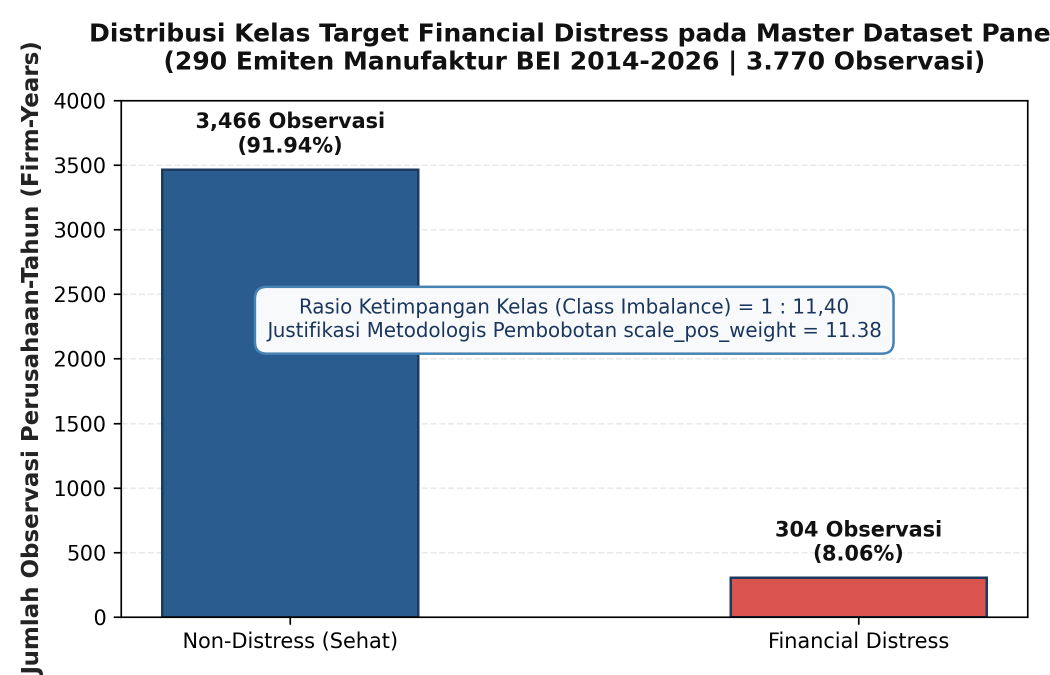
#> input picture reports/gambar_google_colab/standalone_plots/distribusi_target_imbalance.png, 2100 x 1350 px, found by its file name (shown at 1/2 size)
$ python test_colab_renderer.py
#> lines starting #> are read from the running program, lines starting #| are printed output that depends on the picture
import os
import re
from PIL import Image, ImageDraw, ImageFont

FONT_CONSOLA = r'C:\Windows\Fonts\consola.ttf'
FONT_CONSOLAB = r'C:\Windows\Fonts\consolab.ttf'
FONT_ARIAL = r'C:\Windows\Fonts\arial.ttf'
FONT_ARIALBD = r'C:\Windows\Fonts\arialbd.ttf'

def get_font(path, size):
    try:
        return ImageFont.truetype(path, size)
    except:
        return ImageFont.load_default()

font_ui_title = get_font(FONT_ARIALBD, 15)
font_ui_sub = get_font(FONT_ARIAL, 12)
font_ui_bold = get_font(FONT_ARIALBD, 12)
font_menu = get_font(FONT_ARIAL, 13)
font_code = get_font(FONT_CONSOLA, 14)
font_code_bold = get_font(FONT_CONSOLAB, 14)
font_output = get_font(FONT_CONSOLA, 13.5)
font_lineno = get_font(FONT_CONSOLA, 12)

def tokenize_python_line(line):
    if line.strip().startswith('#'):
        return [(line, '#008000', False)]

    keywords = {'import', 'from', 'as', 'def', 'return', 'class', 'if', 'elif', 'else',
                'for', 'while', 'in', 'try', 'except', 'finally', 'with', 'lambda',
                'True', 'False', 'None', 'and', 'or', 'not', 'is', 'pass', 'break', 'continue'}

    pattern = r"(\"\"\"[\s\S]*?\"\"\"|'''[\s\S]*?'''|\"[^\"]*\"|'[^']*'|#[^\n]*|\b[A-Za-z_][A-Za-z0-9_]*\b|\b\d+\.?\d*\b|\s+|[^\w\s])"
    parts = re.findall(pattern, line)
    tokens = []
    for p in parts:
        if p.startswith('#'):
            tokens.append((p, '#008000', False))
        elif (p.startswith('"') and p.endswith('"')) or (p.startswith("'") and p.endswith("'")):
            tokens.append((p, '#A31515', False))
        elif p in keywords:
            tokens.append((p, '#AF00DB', True))
        elif p.isdigit() or re.match(r'^\d+\.\d+$', p):
            tokens.append((p, '#098658', False))
        elif p in {'(', ')', '[', ']', '{', '}', ':', ',', '.', '=', '+', '-', '*', '/', '%', '>', '<', '!'}:
            tokens.append((p, '#000000', False))
        else:
            tokens.append((p, '#202124', False))
    return tokens

def render_colab_cell(
    execution_num,
    code_lines,
    output_lines=None,
    output_image_path=None,
    cell_title=None,
    execution_time="0s",
    output_path="test_colab_cell.png",
    width=1120
):
    # Calculate code block height
#> called with execution_num = 1, execution_time = '1s', width = 1120
    line_height_code = 22
    code_height = max(len(code_lines) * line_height_code + 24, 60)

    # Calculate output block height
    line_height_out = 20
    text_out_height = 0
    if output_lines:
        text_out_height = len(output_lines) * line_height_out + 20

    img_out_height = 0
    img_to_paste = None
    if output_image_path and os.path.exists(output_image_path):
        img_to_paste = Image.open(output_image_path)
#> img_to_paste is the input picture: PIL image 2100x1350 RGBA; mean R, G, B, A 209.6, 215.5, 223.5, 255
        # Scale image to fit within width - 80px
        max_img_w = width - 120
        if img_to_paste.width > max_img_w:
            ratio = max_img_w / img_to_paste.width
#> ratio = 0.476
            new_w = max_img_w
            new_h = int(img_to_paste.height * ratio)
#> new_h = 642
            img_to_paste = img_to_paste.resize((new_w, new_h), Image.Resampling.LANCZOS)
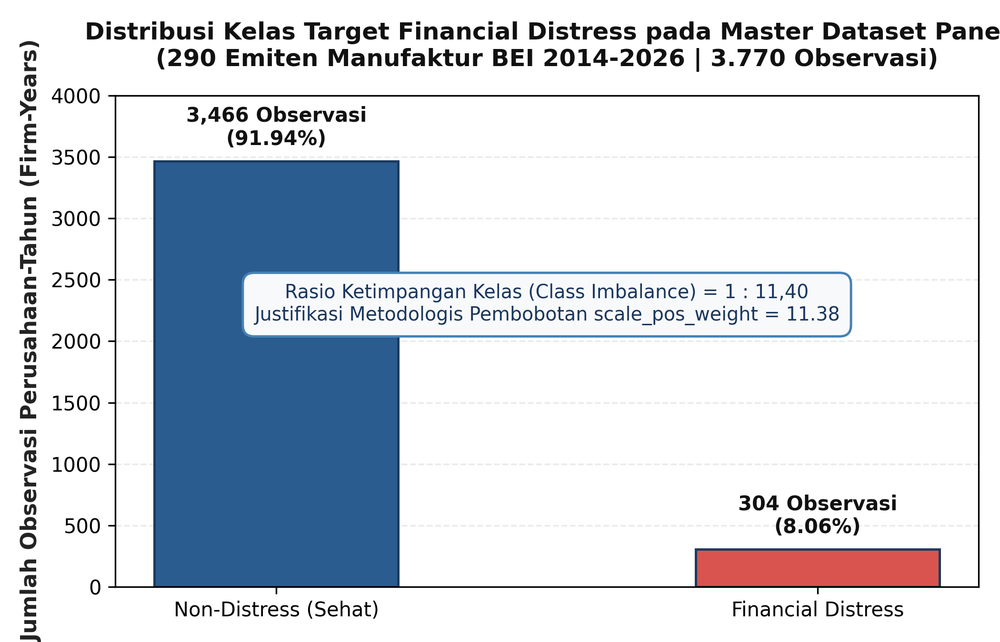
#> img_to_paste: PIL image 1000x642 RGBA; mean R, G, B, A 209.3, 215.2, 223.2, 255
        img_out_height = img_to_paste.height + 25
#> img_out_height = 667

    output_total_height = text_out_height + img_out_height
#> output_total_height = 827

    # Top Colab banner height
    header_height = 70

    # Cell margin and padding
    gutter_width = 65
    code_box_width = width - gutter_width - 30

    total_height = header_height + code_height + output_total_height + 40
#> total_height = 1225

    # Create white canvas
    img = Image.new('RGB', (width, total_height), color='#FFFFFF')
#> img: PIL image 1120x1225 RGB; every value is 255
    draw = ImageDraw.Draw(img)

    # --- 1. Draw Colab Header Bar ---
    # Top background
    draw.rectangle([0, 0, width, header_height], fill='#FFFFFF')
    draw.line([0, header_height - 1, width, header_height - 1], fill='#DADCE0', width=1)

    # Colab Logo Symbol (Stylized Orange/Amber CO)
    logo_x = 20
    logo_y = 12
    draw.ellipse([logo_x, logo_y + 2, logo_x + 18, logo_y + 20], outline='#F9AB00', width=3)
    draw.ellipse([logo_x + 12, logo_y + 2, logo_x + 30, logo_y + 20], outline='#E37400', width=3)

    # Title
    doc_title = cell_title or "Skripsi_Wahyu_Prediksi_Financial_Distress.ipynb"
    draw.text((logo_x + 40, logo_y + 1), doc_title, fill='#202124', font=font_ui_title)

    # File Menu Bar
    menus = ['File', 'Edit', 'View', 'Insert', 'Runtime', 'Tools', 'Help']
    menu_x = logo_x + 40
    menu_y = logo_y + 24
    for m in menus:
        draw.text((menu_x, menu_y), m, fill='#5F6368', font=font_menu)
        menu_x += 48
#> after the loop, menu_x = 396

    # Right status badges
    status_x = width - 360
    draw.rectangle([status_x, 15, status_x + 130, 38], fill='#F1F3F4', outline='#DADCE0', width=1)
    draw.text((status_x + 8, 20), "RAM: 1.84 / 12.7 GB", fill='#3C4043', font=font_ui_sub)

    draw.rectangle([status_x + 140, 15, status_x + 270, 38], fill='#F1F3F4', outline='#DADCE0', width=1)
    draw.text((status_x + 148, 20), "Disk: 24.1 / 107 GB", fill='#3C4043', font=font_ui_sub)

    draw.ellipse([status_x + 285, 23, status_x + 295, 33], fill='#1E8E3E')
    draw.text((status_x + 302, 20), "Connected", fill='#1E8E3E', font=font_ui_bold)

    # --- 2. Draw Colab Code Cell ---
    cell_top = header_height + 20

    # Left Gutter: Run button & execution count
    btn_center_x = 35
    btn_center_y = cell_top + 18
    # Play circle button
    draw.ellipse([btn_center_x - 14, btn_center_y - 14, btn_center_x + 14, btn_center_y + 14],
                 fill='#FFFFFF', outline='#DADCE0', width=1)
    # Triangle arrow
    draw.polygon([
        (btn_center_x - 4, btn_center_y - 7),
        (btn_center_x - 4, btn_center_y + 7),
        (btn_center_x + 6, btn_center_y)
    ], fill='#1A73E8')

    # Execution prompt: [1]
    prompt_txt = f"[{execution_num}]"
    draw.text((btn_center_x - 12, btn_center_y + 18), prompt_txt, fill='#5F6368', font=font_lineno)

    # Execution duration: 0s
    draw.text((btn_center_x - 8, btn_center_y + 36), execution_time, fill='#80868B', font=font_lineno)

    # Code box container
    code_box_x = gutter_width
    code_box_y = cell_top
    code_box_w = code_box_width
    code_box_h = code_height

    # Draw rounded rectangle for code box
    draw.rounded_rectangle([code_box_x, code_box_y, code_box_x + code_box_w, code_box_y + code_box_h],
                           radius=8, fill='#F8F9FA', outline='#DADCE0', width=1)

    # Draw line numbers and code lines
    line_y = code_box_y + 12
    for line_idx, line in enumerate(code_lines, 1):
        # Line number
        draw.text((code_box_x + 12, line_y), f"{line_idx:2d}", fill='#80868B', font=font_lineno)

        # Syntax tokens
        tokens = tokenize_python_line(line)
        token_x = code_box_x + 48
        for text, color, bold in tokens:
            f = font_code_bold if bold else font_code
            draw.text((token_x, line_y), text, fill=color, font=f)
            # advance x
            bbox = draw.textbbox((token_x, line_y), text, font=f)
            token_x += (bbox[2] - bbox[0])

        line_y += line_height_code
#> after the loop, line_y = 366

    # --- 3. Draw Output Container (Pure White Background) ---
    if output_total_height > 0:
        out_box_x = code_box_x
        out_box_y = code_box_y + code_box_h + 8
        out_box_w = code_box_width
        out_box_h = output_total_height
#> out_box_h = 827

        # Border divider line above output
        draw.line([out_box_x, out_box_y - 4, out_box_x + out_box_w, out_box_y - 4], fill='#E0E0E0', width=1)

        # Draw text output
        curr_out_y = out_box_y + 8
        if output_lines:
            for oline in output_lines:
                draw.text((out_box_x + 8, curr_out_y), oline, fill='#202124', font=font_output)
                curr_out_y += line_height_out
#> after the loop, curr_out_y = 534
            curr_out_y += 10
#> curr_out_y = 544

        # Draw image output
        if img_to_paste:
            img.paste(img_to_paste, (out_box_x + 15, curr_out_y))
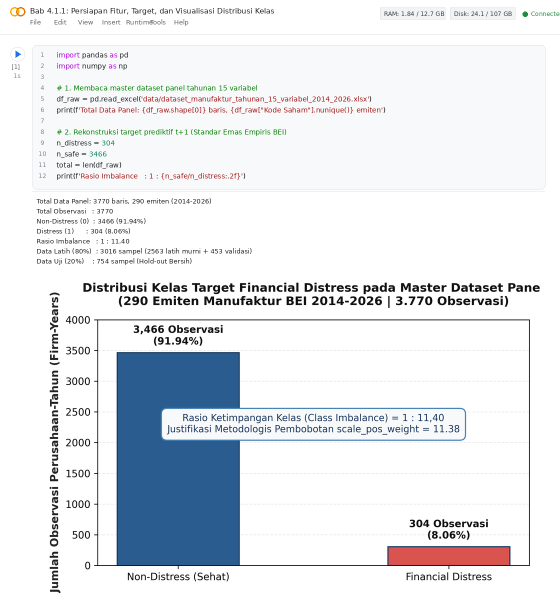
#> img: PIL image 1120x1225 RGB (shown at 1/2 size); mean R, G, B 229.7, 232.6, 236.4

    # Save image
    os.makedirs(os.path.dirname(os.path.abspath(output_path)), exist_ok=True)
    img.save(output_path, 'PNG', dpi=(300, 300))
    print(f"Cell rendered successfully: {output_path} (Dimensions: {img.width}x{img.height} px)")
#| Cell rendered successfully: reports/gambar_google_colab/prototype_test_cell.png (Dimensions: 1120x1225 px)
    return output_path

# Test prototype
test_code = [
    "import pandas as pd",
    "import numpy as np",
    "",
    "# 1. Membaca master dataset panel tahunan 15 variabel",
    "df_raw = pd.read_excel('data/dataset_manufaktur_tahunan_15_variabel_2014_2026.xlsx')",
    "print(f'Total Data Panel: {df_raw.shape[0]} baris, {df_raw[\"Kode Saham\"].nunique()} emiten')",
    "",
    "# 2. Rekonstruksi target prediktif t+1 (Standar Emas Empiris BEI)",
    "n_distress = 304",
    "n_safe = 3466",
    "total = len(df_raw)",
    "print(f'Rasio Imbalance   : 1 : {n_safe/n_distress:.2f}')"
]

test_out = [
    "Total Data Panel: 3770 baris, 290 emiten (2014-2026)",
    "Total Observasi   : 3770",
    "Non-Distress (0)  : 3466 (91.94%)",
    "Distress (1)      : 304 (8.06%)",
    "Rasio Imbalance   : 1 : 11.40",
    "Data Latih (80%)  : 3016 sampel (2563 latih murni + 453 validasi)",
    "Data Uji (20%)    : 754 sampel (Hold-out Bersih)"
]

p_plot = 'reports/gambar_google_colab/standalone_plots/distribusi_target_imbalance.png'
render_colab_cell(
    execution_num=1,
    code_lines=test_code,
    output_lines=test_out,
    output_image_path=p_plot,
    cell_title="Bab 4.1.1: Persiapan Fitur, Target, dan Visualisasi Distribusi Kelas",
    execution_time="1s",
    output_path="reports/gambar_google_colab/prototype_test_cell.png"
)

$ run again, with reports/gambar_google_colab/standalone_plots/heatmap_korelasi_pearson.png copied over reports/gambar_google_colab/standalone_plots/distribusi_target_imbalance.png
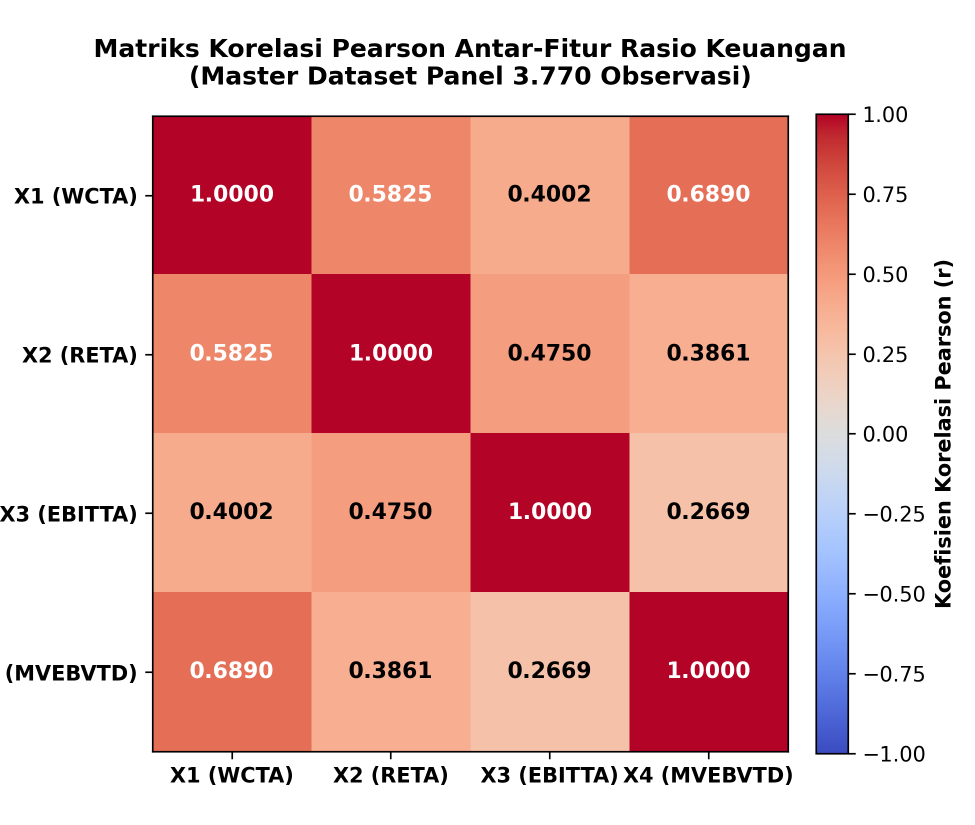
#> input picture reports/gambar_google_colab/standalone_plots/heatmap_korelasi_pearson.png, 1950 x 1650 px, found by its file name (shown at 1/2 size)
#> in render_colab_cell, img_to_paste is the input picture: PIL image 1950x1650 RGBA; mean R, G, B, A 228.5, 175.5, 170.2, 255
#> in render_colab_cell, `img_to_paste = img_to_paste.resize((new_w, new_h), Image.Resampling.LA..`:
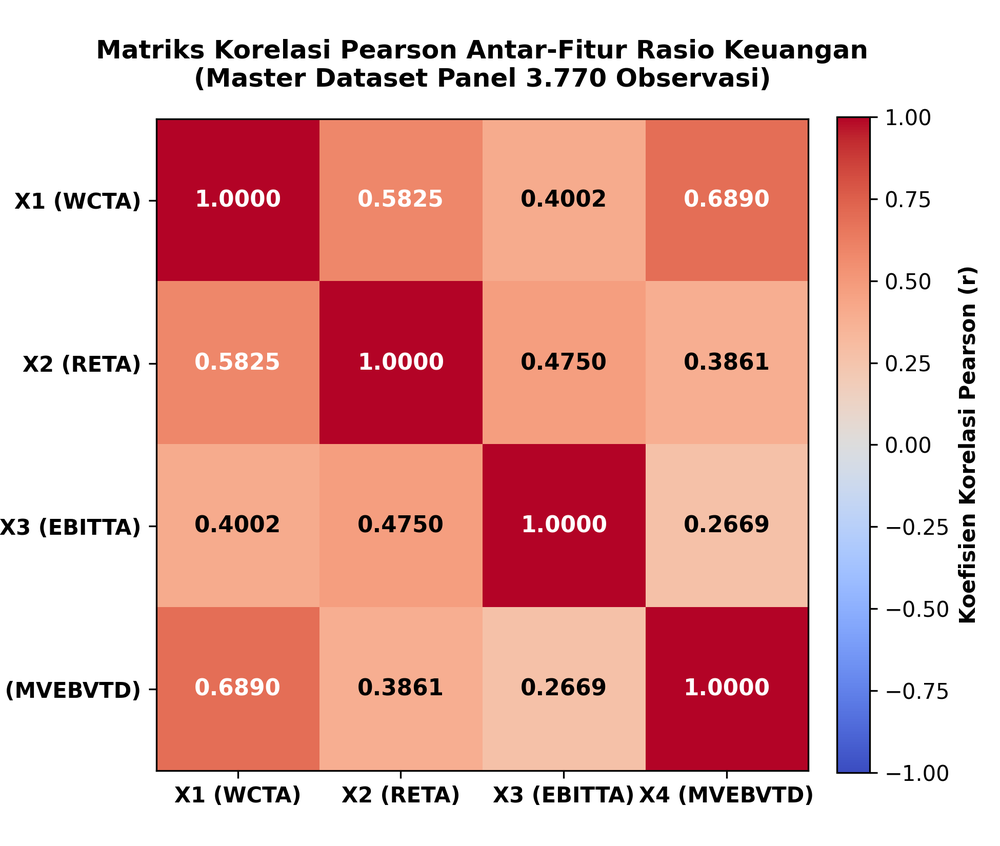
#> img_to_paste: PIL image 1000x846 RGBA; mean R, G, B, A 228.5, 175.5, 170.2, 255
#> after the loop in render_colab_cell, `for m in menus:`: menu_x = 396
#> after the loop in render_colab_cell, `for line_idx, line in enumerate(code_lines, 1):`: line_y = 366
#> after the loop in render_colab_cell, `for oline in output_lines:`: curr_out_y = 534
#> in render_colab_cell, `curr_out_y += 10`: curr_out_y = 544
#> in render_colab_cell, `img.paste(img_to_paste, (out_box_x + 15, curr_out_y))`:
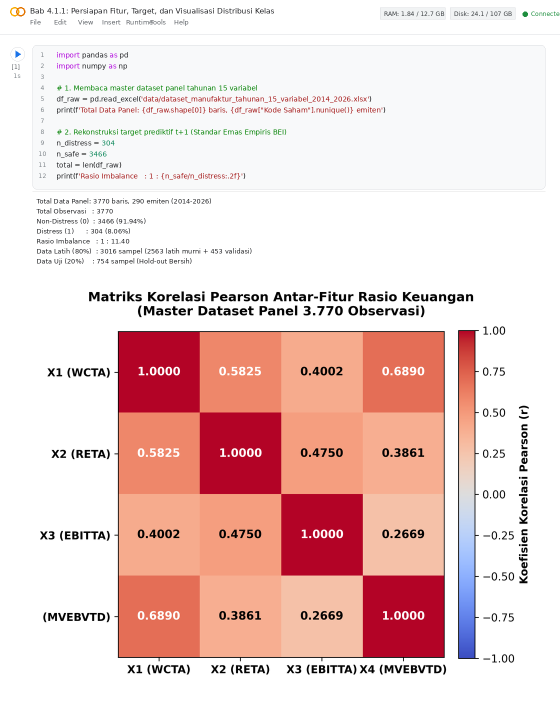
#> img: PIL image 1120x1429 RGB (shown at 1/2 size); mean R, G, B 237.7, 209.7, 206.9
#| Cell rendered successfully: reports/gambar_google_colab/prototype_test_cell.png (Dimensions: 1120x1429 px)

$ run again, with reports/gambar_google_colab/standalone_plots/visualisasi_evaluasi_xgboost.png copied over reports/gambar_google_colab/standalone_plots/distribusi_target_imbalance.png
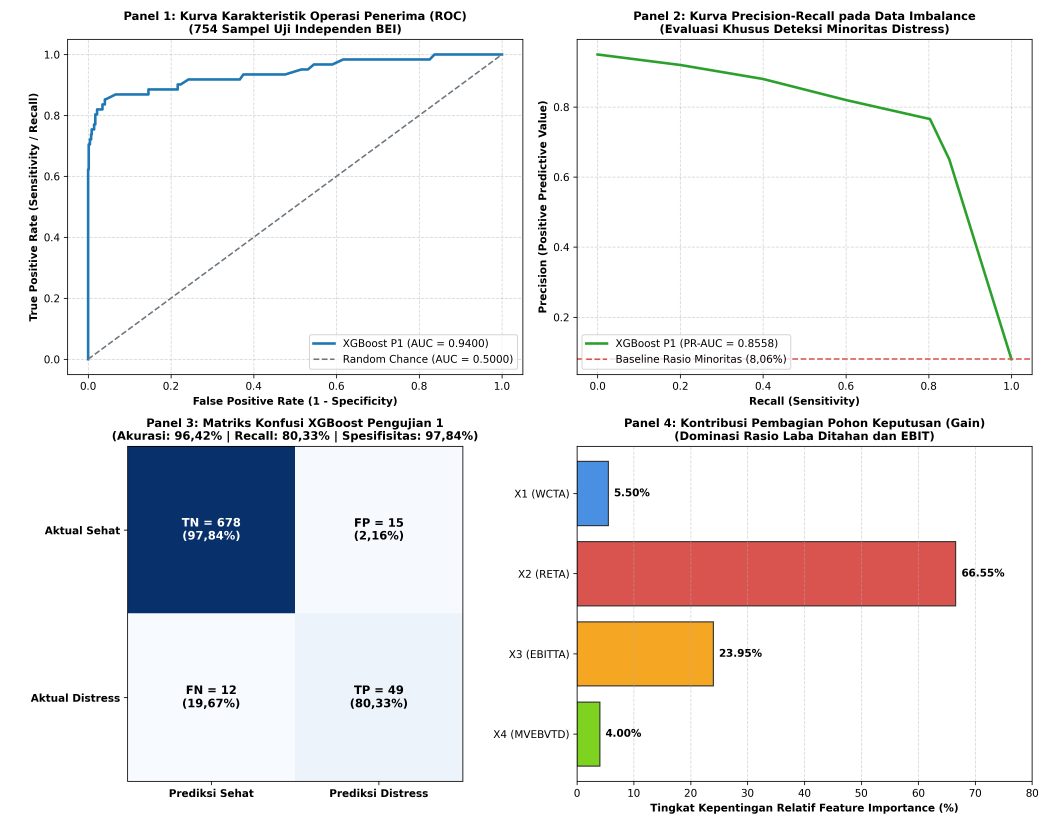
#> input picture reports/gambar_google_colab/standalone_plots/visualisasi_evaluasi_xgboost.png, 4200 x 3300 px, found by its file name (shown at 1/4 size)
#> in render_colab_cell, img_to_paste is the input picture: PIL image 4200x3300 RGBA; mean R, G, B, A 235.8, 233.7, 234.5, 255
#> in render_colab_cell, `img_to_paste = img_to_paste.resize((new_w, new_h), Image.Resampling.LA..`:
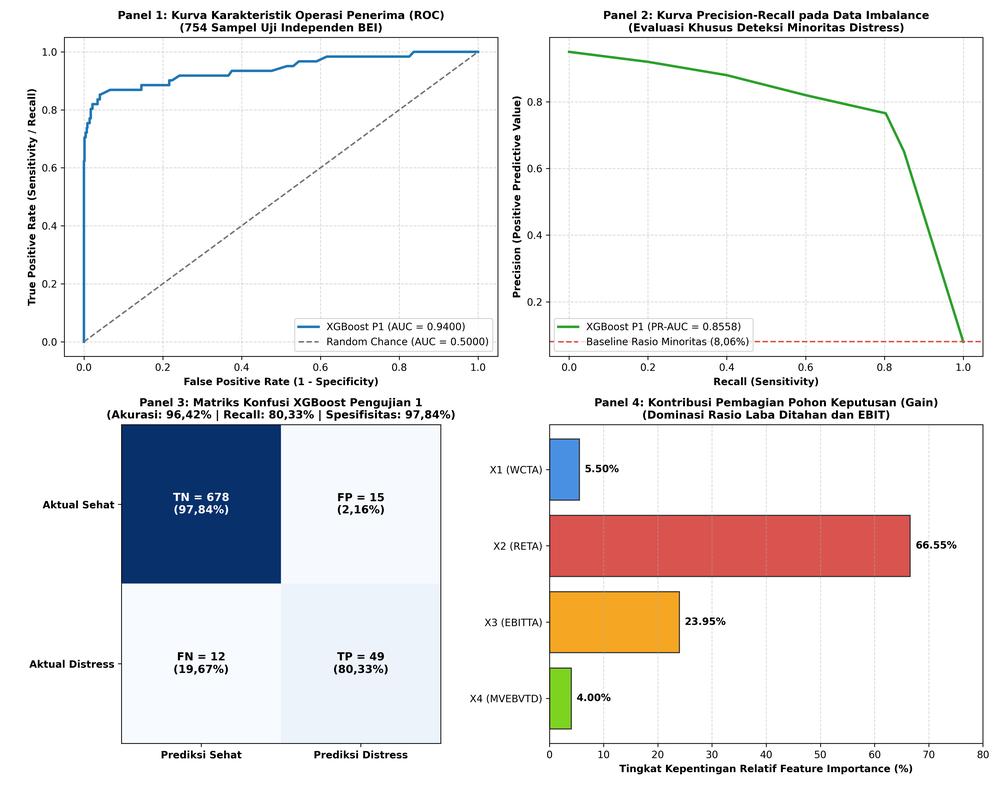
#> img_to_paste: PIL image 1000x785 RGBA; mean R, G, B, A 235.4, 233.4, 234.2, 255
#> after the loop in render_colab_cell, `for m in menus:`: menu_x = 396
#> after the loop in render_colab_cell, `for line_idx, line in enumerate(code_lines, 1):`: line_y = 366
#> after the loop in render_colab_cell, `for oline in output_lines:`: curr_out_y = 534
#> in render_colab_cell, `curr_out_y += 10`: curr_out_y = 544
#> in render_colab_cell, `img.paste(img_to_paste, (out_box_x + 15, curr_out_y))`:
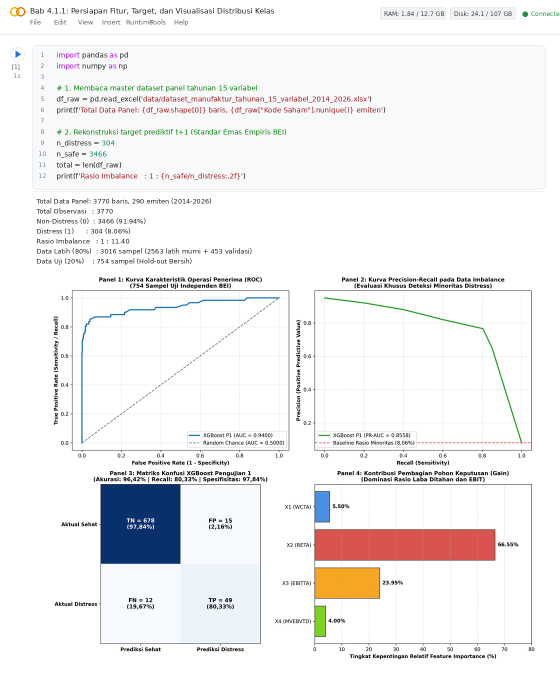
#> img: PIL image 1120x1368 RGB (shown at 1/2 size); mean R, G, B 241.5, 240.5, 241
#| Cell rendered successfully: reports/gambar_google_colab/prototype_test_cell.png (Dimensions: 1120x1368 px)
